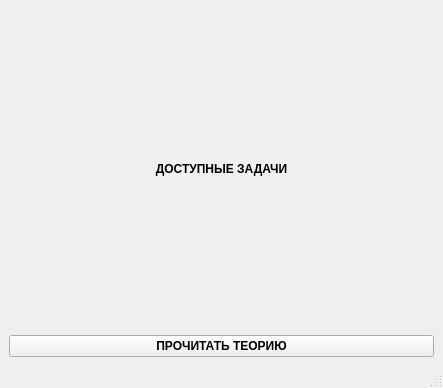
<?xml version="1.0" encoding="UTF-8"?>
<ui version="4.0">
 <class>MainWindow</class>
 <widget class="QMainWindow" name="MainWindow">
  <property name="geometry">
   <rect>
    <x>0</x>
    <y>0</y>
    <width>443</width>
    <height>388</height>
   </rect>
  </property>
  <property name="windowTitle">
   <string>MainWindow</string>
  </property>
  <widget class="QWidget" name="centralwidget">
   <layout class="QVBoxLayout" name="verticalLayout_2">
    <item>
     <widget class="QLabel" name="headline">
      <property name="font">
       <font>
        <weight>75</weight>
        <bold>true</bold>
       </font>
      </property>
      <property name="text">
       <string>ДОСТУПНЫЕ ЗАДАЧИ</string>
      </property>
      <property name="alignment">
       <set>Qt::AlignCenter</set>
      </property>
     </widget>
    </item>
    <item>
     <layout class="QVBoxLayout" name="verticalLayout"/>
    </item>
    <item>
     <widget class="QPushButton" name="show_theory">
      <property name="font">
       <font>
        <weight>75</weight>
        <bold>true</bold>
       </font>
      </property>
      <property name="text">
       <string>ПРОЧИТАТЬ ТЕОРИЮ</string>
      </property>
     </widget>
    </item>
   </layout>
  </widget>
  <widget class="QMenuBar" name="menubar">
   <property name="geometry">
    <rect>
     <x>0</x>
     <y>0</y>
     <width>443</width>
     <height>21</height>
    </rect>
   </property>
  </widget>
  <widget class="QStatusBar" name="statusbar"/>
 </widget>
 <resources/>
 <connections/>
</ui>
